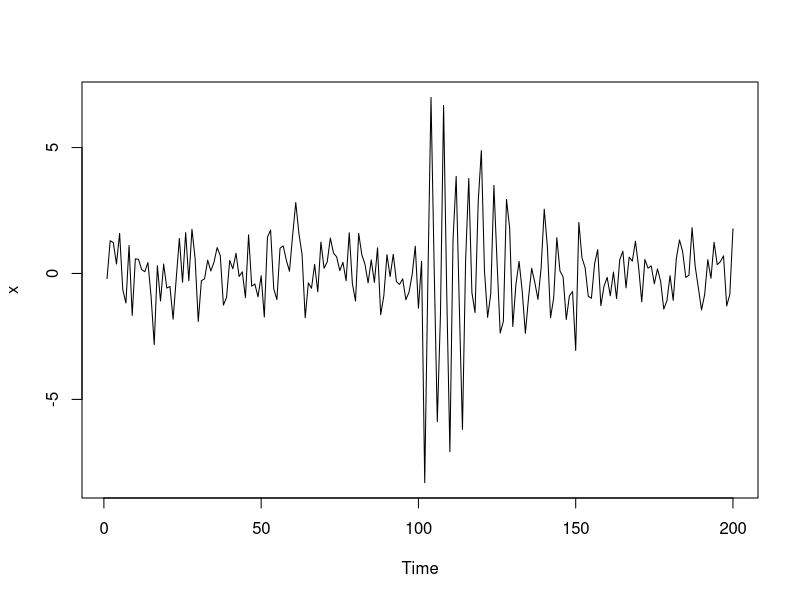
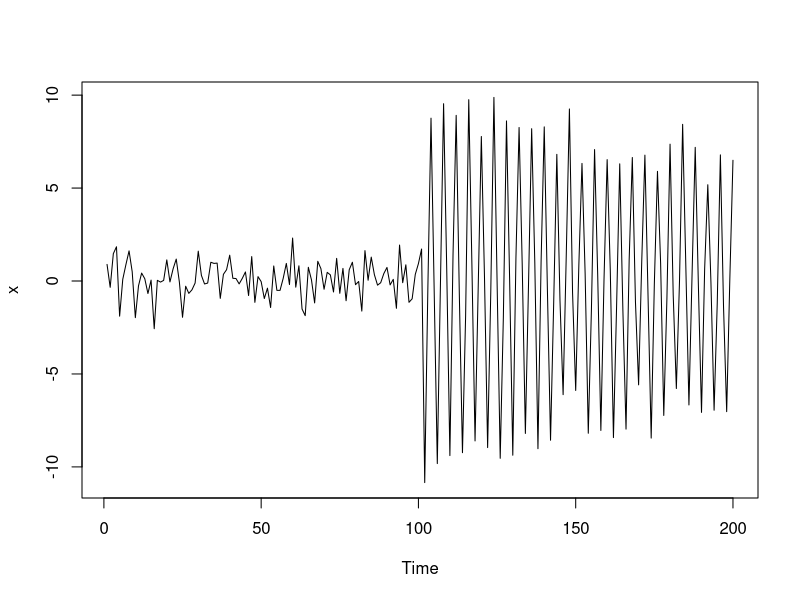
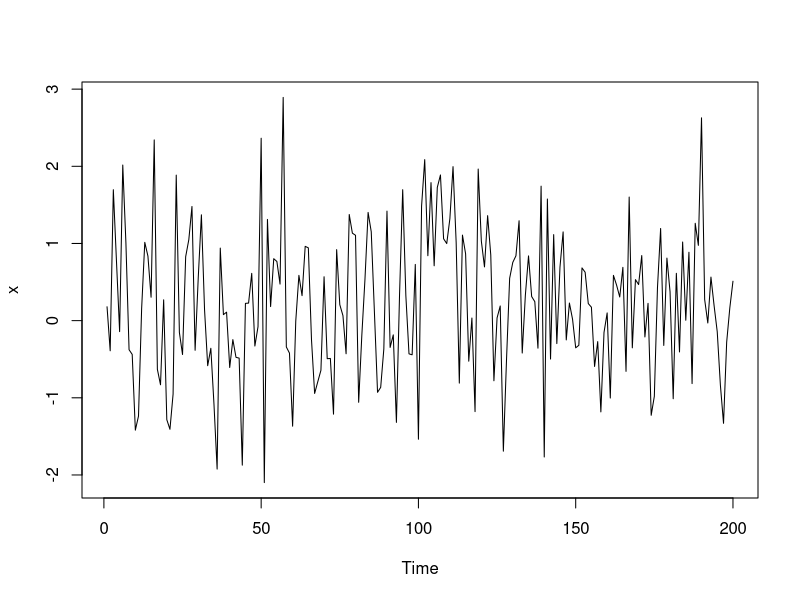
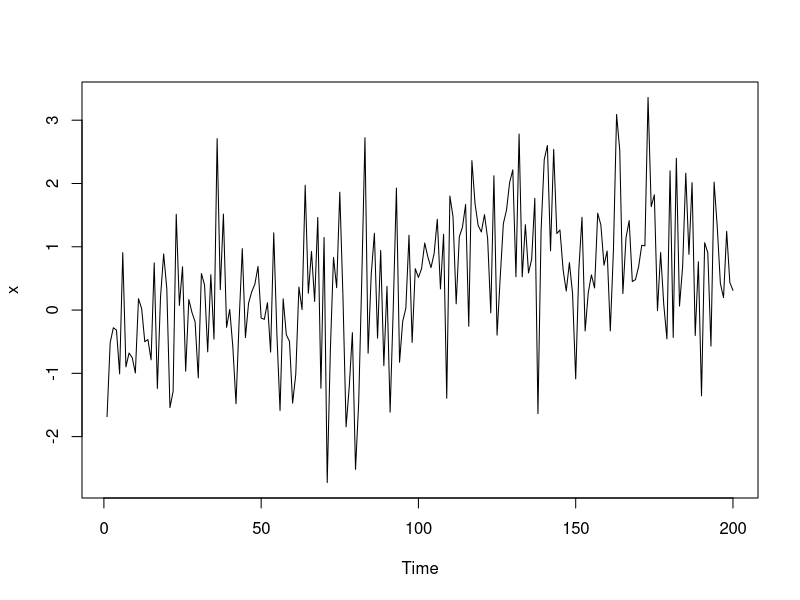
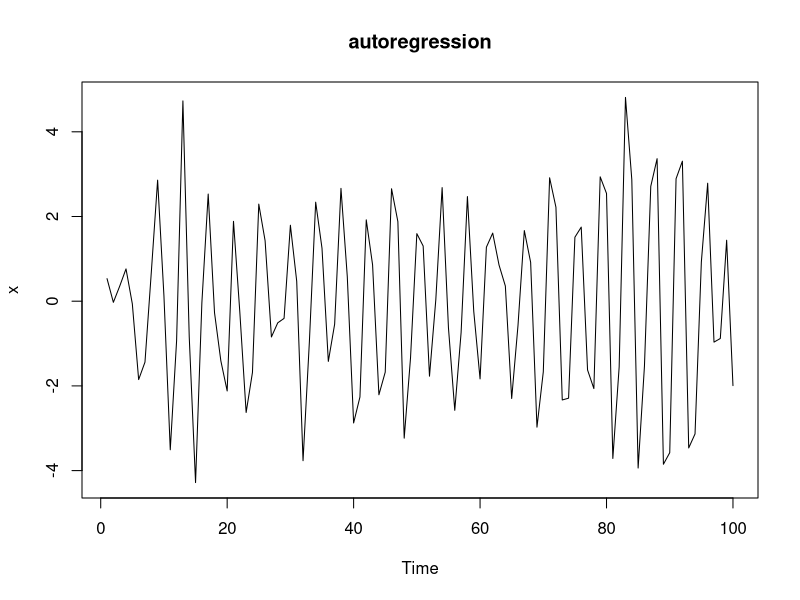
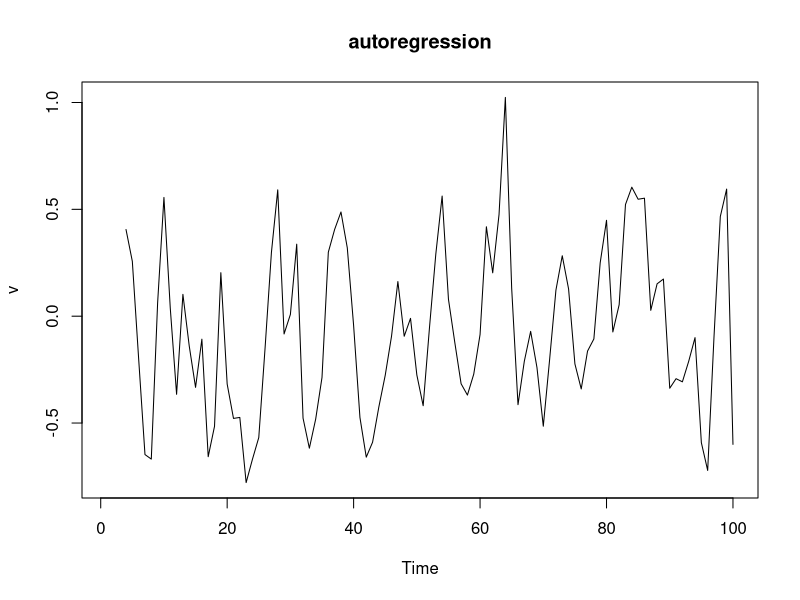
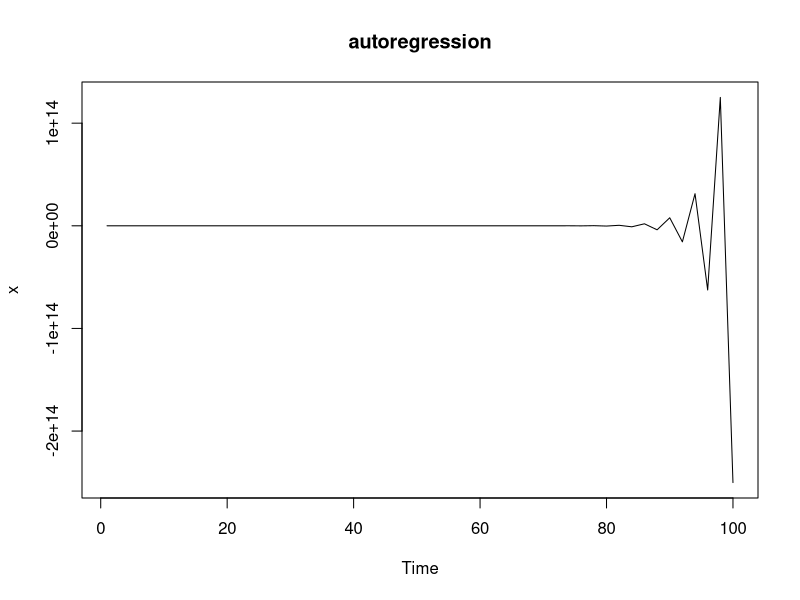
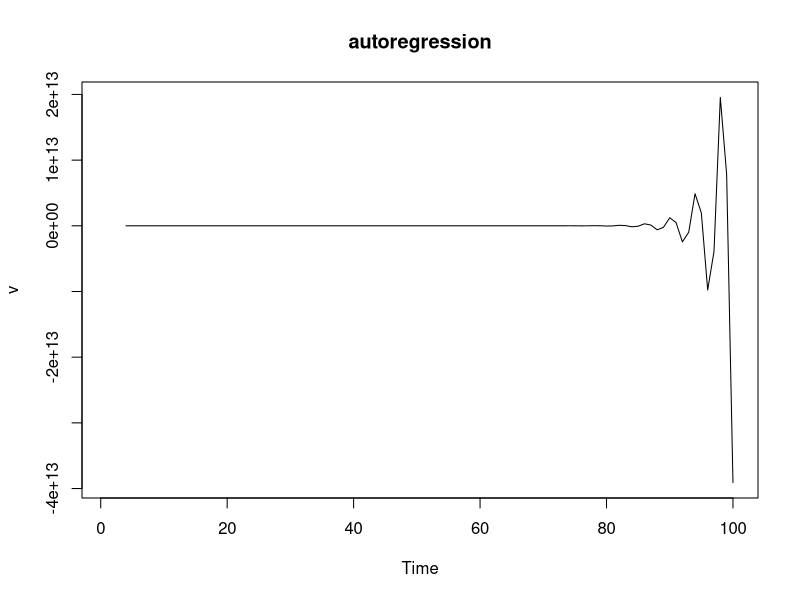

These figures' R source, in order:
## ---- chunk 1
knitr::opts_chunk$set(echo = TRUE)
## ---- chunk 2
s = c(rep(0,100), 10*exp(-(1:100)/20)*cos(2*pi*101:200/4))
x = ts(s + rnorm(200, 0, 1))
plot(x)
## ---- chunk 3
s = c(rep(0,100), 10*exp(-(1:100)/200)*cos(2*pi*101:200/4))
x = ts(s + rnorm(200, 0, 1))
plot(x)
## ---- chunk 4
s = c(rep(0,100), exp(-(1:100)/20))
x = ts(s + rnorm(200, 0, 1))
plot(x)
## ---- chunk 5
s = c(rep(0,100), exp(-(1:100)/200))
x = ts(s + rnorm(200, 0, 1))
plot(x)
## ---- chunk 6
w = rnorm(100,0,1) 
x = filter(w, filter=c(0,-.9), method="recursive")
plot.ts(x, main="autoregression")
## ---- chunk 7
v = filter(x, rep(1/4, 4), sides = 1)
plot.ts(v, main="autoregression")
## ---- chunk 8
w = 1:100 
x = filter(w, filter=cos(2*pi*w/4), method="recursive")
plot.ts(x, main="autoregression")
## ---- chunk 9
v = filter(x, rep(1/4, 4), sides = 1)
plot.ts(v, main="autoregression")
## ---- chunk 10
w = rnorm(100,0,1) 
x = filter(w, filter=cos(2*pi*1:100/4)+ w, method="recursive")
plot.ts(x, main="autoregression")
## ---- chunk 11
v = filter(x, rep(1/4, 4), sides = 1)
plot.ts(v, main="autoregression")
